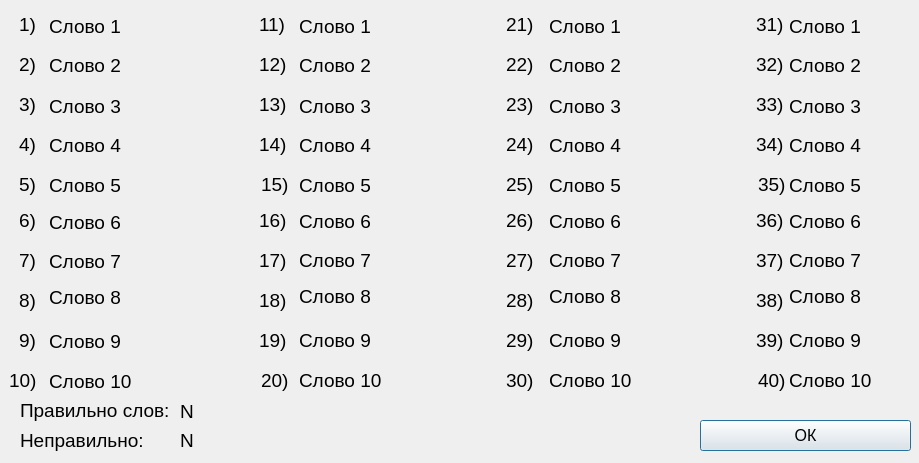
<?xml version="1.0" encoding="UTF-8"?>
<ui version="4.0">
 <class>Answer40Words</class>
 <widget class="QDialog" name="Answer40Words">
  <property name="geometry">
   <rect>
    <x>0</x>
    <y>0</y>
    <width>919</width>
    <height>463</height>
   </rect>
  </property>
  <property name="windowTitle">
   <string>Ответы</string>
  </property>
  <widget class="QLabel" name="word20">
   <property name="geometry">
    <rect>
     <x>299</x>
     <y>360</y>
     <width>201</width>
     <height>41</height>
    </rect>
   </property>
   <property name="font">
    <font>
     <pointsize>14</pointsize>
    </font>
   </property>
   <property name="text">
    <string>Слово 10</string>
   </property>
  </widget>
  <widget class="QLabel" name="label_9">
   <property name="geometry">
    <rect>
     <x>259</x>
     <y>325</y>
     <width>31</width>
     <height>31</height>
    </rect>
   </property>
   <property name="font">
    <font>
     <pointsize>14</pointsize>
    </font>
   </property>
   <property name="text">
    <string>19)</string>
   </property>
  </widget>
  <widget class="QLabel" name="label_5">
   <property name="geometry">
    <rect>
     <x>9</x>
     <y>365</y>
     <width>31</width>
     <height>31</height>
    </rect>
   </property>
   <property name="font">
    <font>
     <pointsize>14</pointsize>
    </font>
   </property>
   <property name="text">
    <string>10)</string>
   </property>
  </widget>
  <widget class="QLabel" name="word17">
   <property name="geometry">
    <rect>
     <x>299</x>
     <y>240</y>
     <width>201</width>
     <height>41</height>
    </rect>
   </property>
   <property name="font">
    <font>
     <pointsize>14</pointsize>
    </font>
   </property>
   <property name="text">
    <string>Слово 7</string>
   </property>
  </widget>
  <widget class="QLabel" name="label_42">
   <property name="geometry">
    <rect>
     <x>756</x>
     <y>49</y>
     <width>31</width>
     <height>31</height>
    </rect>
   </property>
   <property name="font">
    <font>
     <pointsize>14</pointsize>
    </font>
   </property>
   <property name="text">
    <string>32)</string>
   </property>
  </widget>
  <widget class="QLabel" name="word1">
   <property name="geometry">
    <rect>
     <x>49</x>
     <y>6</y>
     <width>201</width>
     <height>41</height>
    </rect>
   </property>
   <property name="font">
    <font>
     <pointsize>14</pointsize>
    </font>
   </property>
   <property name="text">
    <string>Слово 1</string>
   </property>
  </widget>
  <widget class="QLabel" name="word10">
   <property name="geometry">
    <rect>
     <x>49</x>
     <y>361</y>
     <width>201</width>
     <height>41</height>
    </rect>
   </property>
   <property name="font">
    <font>
     <pointsize>14</pointsize>
    </font>
   </property>
   <property name="text">
    <string>Слово 10</string>
   </property>
  </widget>
  <widget class="QLabel" name="word40">
   <property name="geometry">
    <rect>
     <x>789</x>
     <y>360</y>
     <width>201</width>
     <height>41</height>
    </rect>
   </property>
   <property name="font">
    <font>
     <pointsize>14</pointsize>
    </font>
   </property>
   <property name="text">
    <string>Слово 10</string>
   </property>
  </widget>
  <widget class="QLabel" name="label_29">
   <property name="geometry">
    <rect>
     <x>756</x>
     <y>129</y>
     <width>31</width>
     <height>31</height>
    </rect>
   </property>
   <property name="font">
    <font>
     <pointsize>14</pointsize>
    </font>
   </property>
   <property name="text">
    <string>34)</string>
   </property>
  </widget>
  <widget class="QLabel" name="word19">
   <property name="geometry">
    <rect>
     <x>299</x>
     <y>320</y>
     <width>201</width>
     <height>41</height>
    </rect>
   </property>
   <property name="font">
    <font>
     <pointsize>14</pointsize>
    </font>
   </property>
   <property name="text">
    <string>Слово 9</string>
   </property>
  </widget>
  <widget class="QLabel" name="label_4">
   <property name="geometry">
    <rect>
     <x>19</x>
     <y>325</y>
     <width>21</width>
     <height>31</height>
    </rect>
   </property>
   <property name="font">
    <font>
     <pointsize>14</pointsize>
    </font>
   </property>
   <property name="text">
    <string>9)</string>
   </property>
  </widget>
  <widget class="QLabel" name="label_32">
   <property name="geometry">
    <rect>
     <x>506</x>
     <y>169</y>
     <width>31</width>
     <height>31</height>
    </rect>
   </property>
   <property name="font">
    <font>
     <pointsize>14</pointsize>
    </font>
   </property>
   <property name="text">
    <string>25)</string>
   </property>
  </widget>
  <widget class="QLabel" name="label_25">
   <property name="geometry">
    <rect>
     <x>756</x>
     <y>285</y>
     <width>31</width>
     <height>31</height>
    </rect>
   </property>
   <property name="font">
    <font>
     <pointsize>14</pointsize>
    </font>
   </property>
   <property name="text">
    <string>38)</string>
   </property>
  </widget>
  <widget class="QLabel" name="word31">
   <property name="geometry">
    <rect>
     <x>789</x>
     <y>6</y>
     <width>201</width>
     <height>41</height>
    </rect>
   </property>
   <property name="font">
    <font>
     <pointsize>14</pointsize>
    </font>
   </property>
   <property name="text">
    <string>Слово 1</string>
   </property>
  </widget>
  <widget class="QLabel" name="word36">
   <property name="geometry">
    <rect>
     <x>789</x>
     <y>201</y>
     <width>201</width>
     <height>41</height>
    </rect>
   </property>
   <property name="font">
    <font>
     <pointsize>14</pointsize>
    </font>
   </property>
   <property name="text">
    <string>Слово 6</string>
   </property>
  </widget>
  <widget class="QLabel" name="word37">
   <property name="geometry">
    <rect>
     <x>789</x>
     <y>240</y>
     <width>201</width>
     <height>41</height>
    </rect>
   </property>
   <property name="font">
    <font>
     <pointsize>14</pointsize>
    </font>
   </property>
   <property name="text">
    <string>Слово 7</string>
   </property>
  </widget>
  <widget class="QLabel" name="label_3">
   <property name="geometry">
    <rect>
     <x>19</x>
     <y>285</y>
     <width>21</width>
     <height>31</height>
    </rect>
   </property>
   <property name="font">
    <font>
     <pointsize>14</pointsize>
    </font>
   </property>
   <property name="text">
    <string>8)</string>
   </property>
  </widget>
  <widget class="QLabel" name="word4">
   <property name="geometry">
    <rect>
     <x>49</x>
     <y>125</y>
     <width>201</width>
     <height>41</height>
    </rect>
   </property>
   <property name="font">
    <font>
     <pointsize>14</pointsize>
    </font>
   </property>
   <property name="text">
    <string>Слово 4</string>
   </property>
  </widget>
  <widget class="QLabel" name="label_8">
   <property name="geometry">
    <rect>
     <x>259</x>
     <y>285</y>
     <width>31</width>
     <height>31</height>
    </rect>
   </property>
   <property name="font">
    <font>
     <pointsize>14</pointsize>
    </font>
   </property>
   <property name="text">
    <string>18)</string>
   </property>
  </widget>
  <widget class="QLabel" name="word28">
   <property name="geometry">
    <rect>
     <x>549</x>
     <y>271</y>
     <width>201</width>
     <height>51</height>
    </rect>
   </property>
   <property name="font">
    <font>
     <pointsize>14</pointsize>
    </font>
   </property>
   <property name="text">
    <string>Слово 8</string>
   </property>
  </widget>
  <widget class="QLabel" name="word34">
   <property name="geometry">
    <rect>
     <x>789</x>
     <y>125</y>
     <width>201</width>
     <height>41</height>
    </rect>
   </property>
   <property name="font">
    <font>
     <pointsize>14</pointsize>
    </font>
   </property>
   <property name="text">
    <string>Слово 4</string>
   </property>
  </widget>
  <widget class="QLabel" name="label_11">
   <property name="geometry">
    <rect>
     <x>259</x>
     <y>129</y>
     <width>31</width>
     <height>31</height>
    </rect>
   </property>
   <property name="font">
    <font>
     <pointsize>14</pointsize>
    </font>
   </property>
   <property name="text">
    <string>14)</string>
   </property>
  </widget>
  <widget class="QLabel" name="label_39">
   <property name="geometry">
    <rect>
     <x>506</x>
     <y>325</y>
     <width>31</width>
     <height>31</height>
    </rect>
   </property>
   <property name="font">
    <font>
     <pointsize>14</pointsize>
    </font>
   </property>
   <property name="text">
    <string>29)</string>
   </property>
  </widget>
  <widget class="QLabel" name="word25">
   <property name="geometry">
    <rect>
     <x>549</x>
     <y>165</y>
     <width>201</width>
     <height>41</height>
    </rect>
   </property>
   <property name="font">
    <font>
     <pointsize>14</pointsize>
    </font>
   </property>
   <property name="text">
    <string>Слово 5</string>
   </property>
  </widget>
  <widget class="QLabel" name="word23">
   <property name="geometry">
    <rect>
     <x>549</x>
     <y>86</y>
     <width>201</width>
     <height>41</height>
    </rect>
   </property>
   <property name="font">
    <font>
     <pointsize>14</pointsize>
    </font>
   </property>
   <property name="text">
    <string>Слово 3</string>
   </property>
  </widget>
  <widget class="QLabel" name="label_15">
   <property name="geometry">
    <rect>
     <x>259</x>
     <y>9</y>
     <width>31</width>
     <height>31</height>
    </rect>
   </property>
   <property name="font">
    <font>
     <pointsize>14</pointsize>
    </font>
   </property>
   <property name="text">
    <string>11)</string>
   </property>
  </widget>
  <widget class="QLabel" name="label_24">
   <property name="geometry">
    <rect>
     <x>758</x>
     <y>365</y>
     <width>31</width>
     <height>31</height>
    </rect>
   </property>
   <property name="font">
    <font>
     <pointsize>14</pointsize>
    </font>
   </property>
   <property name="text">
    <string>40)</string>
   </property>
  </widget>
  <widget class="QLabel" name="label_16">
   <property name="geometry">
    <rect>
     <x>259</x>
     <y>89</y>
     <width>31</width>
     <height>31</height>
    </rect>
   </property>
   <property name="font">
    <font>
     <pointsize>14</pointsize>
    </font>
   </property>
   <property name="text">
    <string>13)</string>
   </property>
  </widget>
  <widget class="QLabel" name="word26">
   <property name="geometry">
    <rect>
     <x>549</x>
     <y>201</y>
     <width>201</width>
     <height>41</height>
    </rect>
   </property>
   <property name="font">
    <font>
     <pointsize>14</pointsize>
    </font>
   </property>
   <property name="text">
    <string>Слово 6</string>
   </property>
  </widget>
  <widget class="QLabel" name="word38">
   <property name="geometry">
    <rect>
     <x>789</x>
     <y>271</y>
     <width>201</width>
     <height>51</height>
    </rect>
   </property>
   <property name="font">
    <font>
     <pointsize>14</pointsize>
    </font>
   </property>
   <property name="text">
    <string>Слово 8</string>
   </property>
  </widget>
  <widget class="QLabel" name="word11">
   <property name="geometry">
    <rect>
     <x>299</x>
     <y>6</y>
     <width>201</width>
     <height>41</height>
    </rect>
   </property>
   <property name="font">
    <font>
     <pointsize>14</pointsize>
    </font>
   </property>
   <property name="text">
    <string>Слово 1</string>
   </property>
  </widget>
  <widget class="QLabel" name="word5">
   <property name="geometry">
    <rect>
     <x>49</x>
     <y>165</y>
     <width>201</width>
     <height>41</height>
    </rect>
   </property>
   <property name="font">
    <font>
     <pointsize>14</pointsize>
    </font>
   </property>
   <property name="text">
    <string>Слово 5</string>
   </property>
  </widget>
  <widget class="QLabel" name="label_19">
   <property name="geometry">
    <rect>
     <x>19</x>
     <y>89</y>
     <width>21</width>
     <height>31</height>
    </rect>
   </property>
   <property name="font">
    <font>
     <pointsize>14</pointsize>
    </font>
   </property>
   <property name="text">
    <string>3)</string>
   </property>
  </widget>
  <widget class="QLabel" name="word24">
   <property name="geometry">
    <rect>
     <x>549</x>
     <y>125</y>
     <width>201</width>
     <height>41</height>
    </rect>
   </property>
   <property name="font">
    <font>
     <pointsize>14</pointsize>
    </font>
   </property>
   <property name="text">
    <string>Слово 4</string>
   </property>
  </widget>
  <widget class="QLabel" name="label_14">
   <property name="geometry">
    <rect>
     <x>261</x>
     <y>169</y>
     <width>31</width>
     <height>31</height>
    </rect>
   </property>
   <property name="font">
    <font>
     <pointsize>14</pointsize>
    </font>
   </property>
   <property name="text">
    <string>15)</string>
   </property>
  </widget>
  <widget class="QLabel" name="word13">
   <property name="geometry">
    <rect>
     <x>299</x>
     <y>86</y>
     <width>201</width>
     <height>41</height>
    </rect>
   </property>
   <property name="font">
    <font>
     <pointsize>14</pointsize>
    </font>
   </property>
   <property name="text">
    <string>Слово 3</string>
   </property>
  </widget>
  <widget class="QLabel" name="label_37">
   <property name="geometry">
    <rect>
     <x>506</x>
     <y>205</y>
     <width>31</width>
     <height>31</height>
    </rect>
   </property>
   <property name="font">
    <font>
     <pointsize>14</pointsize>
    </font>
   </property>
   <property name="text">
    <string>26)</string>
   </property>
  </widget>
  <widget class="QLabel" name="word12">
   <property name="geometry">
    <rect>
     <x>299</x>
     <y>45</y>
     <width>201</width>
     <height>41</height>
    </rect>
   </property>
   <property name="font">
    <font>
     <pointsize>14</pointsize>
    </font>
   </property>
   <property name="text">
    <string>Слово 2</string>
   </property>
  </widget>
  <widget class="QLabel" name="word15">
   <property name="geometry">
    <rect>
     <x>299</x>
     <y>165</y>
     <width>201</width>
     <height>41</height>
    </rect>
   </property>
   <property name="font">
    <font>
     <pointsize>14</pointsize>
    </font>
   </property>
   <property name="text">
    <string>Слово 5</string>
   </property>
  </widget>
  <widget class="QLabel" name="label_31">
   <property name="geometry">
    <rect>
     <x>506</x>
     <y>365</y>
     <width>31</width>
     <height>31</height>
    </rect>
   </property>
   <property name="font">
    <font>
     <pointsize>14</pointsize>
    </font>
   </property>
   <property name="text">
    <string>30)</string>
   </property>
  </widget>
  <widget class="QLabel" name="label_7">
   <property name="geometry">
    <rect>
     <x>259</x>
     <y>245</y>
     <width>31</width>
     <height>31</height>
    </rect>
   </property>
   <property name="font">
    <font>
     <pointsize>14</pointsize>
    </font>
   </property>
   <property name="text">
    <string>17)</string>
   </property>
  </widget>
  <widget class="QLabel" name="word6">
   <property name="geometry">
    <rect>
     <x>49</x>
     <y>202</y>
     <width>201</width>
     <height>41</height>
    </rect>
   </property>
   <property name="font">
    <font>
     <pointsize>14</pointsize>
    </font>
   </property>
   <property name="text">
    <string>Слово 6</string>
   </property>
  </widget>
  <widget class="QLabel" name="word7">
   <property name="geometry">
    <rect>
     <x>49</x>
     <y>241</y>
     <width>201</width>
     <height>41</height>
    </rect>
   </property>
   <property name="font">
    <font>
     <pointsize>14</pointsize>
    </font>
   </property>
   <property name="text">
    <string>Слово 7</string>
   </property>
  </widget>
  <widget class="QLabel" name="label_17">
   <property name="geometry">
    <rect>
     <x>19</x>
     <y>9</y>
     <width>21</width>
     <height>31</height>
    </rect>
   </property>
   <property name="font">
    <font>
     <pointsize>14</pointsize>
    </font>
   </property>
   <property name="text">
    <string>1)</string>
   </property>
  </widget>
  <widget class="QLabel" name="word2">
   <property name="geometry">
    <rect>
     <x>49</x>
     <y>45</y>
     <width>201</width>
     <height>41</height>
    </rect>
   </property>
   <property name="font">
    <font>
     <pointsize>14</pointsize>
    </font>
   </property>
   <property name="text">
    <string>Слово 2</string>
   </property>
  </widget>
  <widget class="QLabel" name="word35">
   <property name="geometry">
    <rect>
     <x>789</x>
     <y>165</y>
     <width>201</width>
     <height>41</height>
    </rect>
   </property>
   <property name="font">
    <font>
     <pointsize>14</pointsize>
    </font>
   </property>
   <property name="text">
    <string>Слово 5</string>
   </property>
  </widget>
  <widget class="QLabel" name="word16">
   <property name="geometry">
    <rect>
     <x>299</x>
     <y>201</y>
     <width>201</width>
     <height>41</height>
    </rect>
   </property>
   <property name="font">
    <font>
     <pointsize>14</pointsize>
    </font>
   </property>
   <property name="text">
    <string>Слово 6</string>
   </property>
  </widget>
  <widget class="QLabel" name="label_36">
   <property name="geometry">
    <rect>
     <x>506</x>
     <y>89</y>
     <width>31</width>
     <height>31</height>
    </rect>
   </property>
   <property name="font">
    <font>
     <pointsize>14</pointsize>
    </font>
   </property>
   <property name="text">
    <string>23)</string>
   </property>
  </widget>
  <widget class="QLabel" name="label_35">
   <property name="geometry">
    <rect>
     <x>756</x>
     <y>205</y>
     <width>31</width>
     <height>31</height>
    </rect>
   </property>
   <property name="font">
    <font>
     <pointsize>14</pointsize>
    </font>
   </property>
   <property name="text">
    <string>36)</string>
   </property>
  </widget>
  <widget class="QLabel" name="label_18">
   <property name="geometry">
    <rect>
     <x>19</x>
     <y>129</y>
     <width>21</width>
     <height>31</height>
    </rect>
   </property>
   <property name="font">
    <font>
     <pointsize>14</pointsize>
    </font>
   </property>
   <property name="text">
    <string>4)</string>
   </property>
  </widget>
  <widget class="QLabel" name="label_6">
   <property name="geometry">
    <rect>
     <x>259</x>
     <y>205</y>
     <width>31</width>
     <height>31</height>
    </rect>
   </property>
   <property name="font">
    <font>
     <pointsize>14</pointsize>
    </font>
   </property>
   <property name="text">
    <string>16)</string>
   </property>
  </widget>
  <widget class="QLabel" name="label_12">
   <property name="geometry">
    <rect>
     <x>19</x>
     <y>49</y>
     <width>21</width>
     <height>31</height>
    </rect>
   </property>
   <property name="font">
    <font>
     <pointsize>14</pointsize>
    </font>
   </property>
   <property name="text">
    <string>2)</string>
   </property>
  </widget>
  <widget class="QLabel" name="label_33">
   <property name="geometry">
    <rect>
     <x>506</x>
     <y>49</y>
     <width>31</width>
     <height>31</height>
    </rect>
   </property>
   <property name="font">
    <font>
     <pointsize>14</pointsize>
    </font>
   </property>
   <property name="text">
    <string>22)</string>
   </property>
  </widget>
  <widget class="QLabel" name="label_20">
   <property name="geometry">
    <rect>
     <x>259</x>
     <y>49</y>
     <width>31</width>
     <height>31</height>
    </rect>
   </property>
   <property name="font">
    <font>
     <pointsize>14</pointsize>
    </font>
   </property>
   <property name="text">
    <string>12)</string>
   </property>
  </widget>
  <widget class="QLabel" name="label_41">
   <property name="geometry">
    <rect>
     <x>756</x>
     <y>245</y>
     <width>31</width>
     <height>31</height>
    </rect>
   </property>
   <property name="font">
    <font>
     <pointsize>14</pointsize>
    </font>
   </property>
   <property name="text">
    <string>37)</string>
   </property>
  </widget>
  <widget class="QLabel" name="word29">
   <property name="geometry">
    <rect>
     <x>549</x>
     <y>320</y>
     <width>201</width>
     <height>41</height>
    </rect>
   </property>
   <property name="font">
    <font>
     <pointsize>14</pointsize>
    </font>
   </property>
   <property name="text">
    <string>Слово 9</string>
   </property>
  </widget>
  <widget class="QLabel" name="word21">
   <property name="geometry">
    <rect>
     <x>549</x>
     <y>6</y>
     <width>201</width>
     <height>41</height>
    </rect>
   </property>
   <property name="font">
    <font>
     <pointsize>14</pointsize>
    </font>
   </property>
   <property name="text">
    <string>Слово 1</string>
   </property>
  </widget>
  <widget class="QLabel" name="label_40">
   <property name="geometry">
    <rect>
     <x>756</x>
     <y>9</y>
     <width>31</width>
     <height>31</height>
    </rect>
   </property>
   <property name="font">
    <font>
     <pointsize>14</pointsize>
    </font>
   </property>
   <property name="text">
    <string>31)</string>
   </property>
  </widget>
  <widget class="QLabel" name="label_28">
   <property name="geometry">
    <rect>
     <x>756</x>
     <y>325</y>
     <width>31</width>
     <height>31</height>
    </rect>
   </property>
   <property name="font">
    <font>
     <pointsize>14</pointsize>
    </font>
   </property>
   <property name="text">
    <string>39)</string>
   </property>
  </widget>
  <widget class="QLabel" name="label_2">
   <property name="geometry">
    <rect>
     <x>19</x>
     <y>245</y>
     <width>21</width>
     <height>31</height>
    </rect>
   </property>
   <property name="font">
    <font>
     <pointsize>14</pointsize>
    </font>
   </property>
   <property name="text">
    <string>7)</string>
   </property>
  </widget>
  <widget class="QLabel" name="label_43">
   <property name="geometry">
    <rect>
     <x>506</x>
     <y>129</y>
     <width>31</width>
     <height>31</height>
    </rect>
   </property>
   <property name="font">
    <font>
     <pointsize>14</pointsize>
    </font>
   </property>
   <property name="text">
    <string>24)</string>
   </property>
  </widget>
  <widget class="QLabel" name="word33">
   <property name="geometry">
    <rect>
     <x>789</x>
     <y>86</y>
     <width>201</width>
     <height>41</height>
    </rect>
   </property>
   <property name="font">
    <font>
     <pointsize>14</pointsize>
    </font>
   </property>
   <property name="text">
    <string>Слово 3</string>
   </property>
  </widget>
  <widget class="QLabel" name="label_26">
   <property name="geometry">
    <rect>
     <x>506</x>
     <y>245</y>
     <width>31</width>
     <height>31</height>
    </rect>
   </property>
   <property name="font">
    <font>
     <pointsize>14</pointsize>
    </font>
   </property>
   <property name="text">
    <string>27)</string>
   </property>
  </widget>
  <widget class="QLabel" name="word22">
   <property name="geometry">
    <rect>
     <x>549</x>
     <y>45</y>
     <width>201</width>
     <height>41</height>
    </rect>
   </property>
   <property name="font">
    <font>
     <pointsize>14</pointsize>
    </font>
   </property>
   <property name="text">
    <string>Слово 2</string>
   </property>
  </widget>
  <widget class="QLabel" name="word18">
   <property name="geometry">
    <rect>
     <x>299</x>
     <y>271</y>
     <width>201</width>
     <height>51</height>
    </rect>
   </property>
   <property name="font">
    <font>
     <pointsize>14</pointsize>
    </font>
   </property>
   <property name="text">
    <string>Слово 8</string>
   </property>
  </widget>
  <widget class="QLabel" name="word27">
   <property name="geometry">
    <rect>
     <x>549</x>
     <y>240</y>
     <width>201</width>
     <height>41</height>
    </rect>
   </property>
   <property name="font">
    <font>
     <pointsize>14</pointsize>
    </font>
   </property>
   <property name="text">
    <string>Слово 7</string>
   </property>
  </widget>
  <widget class="QLabel" name="label_10">
   <property name="geometry">
    <rect>
     <x>261</x>
     <y>365</y>
     <width>31</width>
     <height>31</height>
    </rect>
   </property>
   <property name="font">
    <font>
     <pointsize>14</pointsize>
    </font>
   </property>
   <property name="text">
    <string>20)</string>
   </property>
  </widget>
  <widget class="QLabel" name="word30">
   <property name="geometry">
    <rect>
     <x>549</x>
     <y>360</y>
     <width>201</width>
     <height>41</height>
    </rect>
   </property>
   <property name="font">
    <font>
     <pointsize>14</pointsize>
    </font>
   </property>
   <property name="text">
    <string>Слово 10</string>
   </property>
  </widget>
  <widget class="QLabel" name="label_38">
   <property name="geometry">
    <rect>
     <x>506</x>
     <y>9</y>
     <width>31</width>
     <height>31</height>
    </rect>
   </property>
   <property name="font">
    <font>
     <pointsize>14</pointsize>
    </font>
   </property>
   <property name="text">
    <string>21)</string>
   </property>
  </widget>
  <widget class="QLabel" name="word14">
   <property name="geometry">
    <rect>
     <x>299</x>
     <y>125</y>
     <width>201</width>
     <height>41</height>
    </rect>
   </property>
   <property name="font">
    <font>
     <pointsize>14</pointsize>
    </font>
   </property>
   <property name="text">
    <string>Слово 4</string>
   </property>
  </widget>
  <widget class="QLabel" name="label_1">
   <property name="geometry">
    <rect>
     <x>19</x>
     <y>205</y>
     <width>21</width>
     <height>31</height>
    </rect>
   </property>
   <property name="font">
    <font>
     <pointsize>14</pointsize>
    </font>
   </property>
   <property name="text">
    <string>6)</string>
   </property>
  </widget>
  <widget class="QLabel" name="word9">
   <property name="geometry">
    <rect>
     <x>49</x>
     <y>321</y>
     <width>201</width>
     <height>41</height>
    </rect>
   </property>
   <property name="font">
    <font>
     <pointsize>14</pointsize>
    </font>
   </property>
   <property name="text">
    <string>Слово 9</string>
   </property>
  </widget>
  <widget class="QLabel" name="word3">
   <property name="geometry">
    <rect>
     <x>49</x>
     <y>86</y>
     <width>201</width>
     <height>41</height>
    </rect>
   </property>
   <property name="font">
    <font>
     <pointsize>14</pointsize>
    </font>
   </property>
   <property name="text">
    <string>Слово 3</string>
   </property>
  </widget>
  <widget class="QLabel" name="label_13">
   <property name="geometry">
    <rect>
     <x>19</x>
     <y>169</y>
     <width>21</width>
     <height>31</height>
    </rect>
   </property>
   <property name="font">
    <font>
     <pointsize>14</pointsize>
    </font>
   </property>
   <property name="text">
    <string>5)</string>
   </property>
  </widget>
  <widget class="QLabel" name="word32">
   <property name="geometry">
    <rect>
     <x>789</x>
     <y>45</y>
     <width>201</width>
     <height>41</height>
    </rect>
   </property>
   <property name="font">
    <font>
     <pointsize>14</pointsize>
    </font>
   </property>
   <property name="text">
    <string>Слово 2</string>
   </property>
  </widget>
  <widget class="QLabel" name="label_34">
   <property name="geometry">
    <rect>
     <x>506</x>
     <y>285</y>
     <width>31</width>
     <height>31</height>
    </rect>
   </property>
   <property name="font">
    <font>
     <pointsize>14</pointsize>
    </font>
   </property>
   <property name="text">
    <string>28)</string>
   </property>
  </widget>
  <widget class="QLabel" name="label_30">
   <property name="geometry">
    <rect>
     <x>758</x>
     <y>169</y>
     <width>31</width>
     <height>31</height>
    </rect>
   </property>
   <property name="font">
    <font>
     <pointsize>14</pointsize>
    </font>
   </property>
   <property name="text">
    <string>35)</string>
   </property>
  </widget>
  <widget class="QLabel" name="word39">
   <property name="geometry">
    <rect>
     <x>789</x>
     <y>320</y>
     <width>201</width>
     <height>41</height>
    </rect>
   </property>
   <property name="font">
    <font>
     <pointsize>14</pointsize>
    </font>
   </property>
   <property name="text">
    <string>Слово 9</string>
   </property>
  </widget>
  <widget class="QLabel" name="word8">
   <property name="geometry">
    <rect>
     <x>49</x>
     <y>272</y>
     <width>201</width>
     <height>51</height>
    </rect>
   </property>
   <property name="font">
    <font>
     <pointsize>14</pointsize>
    </font>
   </property>
   <property name="text">
    <string>Слово 8</string>
   </property>
  </widget>
  <widget class="QLabel" name="label_27">
   <property name="geometry">
    <rect>
     <x>756</x>
     <y>89</y>
     <width>31</width>
     <height>31</height>
    </rect>
   </property>
   <property name="font">
    <font>
     <pointsize>14</pointsize>
    </font>
   </property>
   <property name="text">
    <string>33)</string>
   </property>
  </widget>
  <widget class="QLabel" name="label_21">
   <property name="geometry">
    <rect>
     <x>180</x>
     <y>430</y>
     <width>91</width>
     <height>21</height>
    </rect>
   </property>
   <property name="font">
    <font>
     <pointsize>14</pointsize>
    </font>
   </property>
   <property name="text">
    <string>N</string>
   </property>
  </widget>
  <widget class="QLabel" name="label_22">
   <property name="geometry">
    <rect>
     <x>20</x>
     <y>430</y>
     <width>151</width>
     <height>21</height>
    </rect>
   </property>
   <property name="font">
    <font>
     <pointsize>14</pointsize>
    </font>
   </property>
   <property name="text">
    <string>Неправильно:</string>
   </property>
  </widget>
  <widget class="QPushButton" name="pushButton">
   <property name="geometry">
    <rect>
     <x>700</x>
     <y>420</y>
     <width>211</width>
     <height>31</height>
    </rect>
   </property>
   <property name="font">
    <font>
     <pointsize>12</pointsize>
    </font>
   </property>
   <property name="text">
    <string>ОК</string>
   </property>
  </widget>
  <widget class="QLabel" name="label">
   <property name="geometry">
    <rect>
     <x>20</x>
     <y>400</y>
     <width>151</width>
     <height>21</height>
    </rect>
   </property>
   <property name="font">
    <font>
     <pointsize>14</pointsize>
    </font>
   </property>
   <property name="text">
    <string>Правильно слов:</string>
   </property>
  </widget>
  <widget class="QLabel" name="label_23">
   <property name="geometry">
    <rect>
     <x>180</x>
     <y>401</y>
     <width>91</width>
     <height>21</height>
    </rect>
   </property>
   <property name="font">
    <font>
     <pointsize>14</pointsize>
    </font>
   </property>
   <property name="text">
    <string>N</string>
   </property>
  </widget>
 </widget>
 <resources/>
 <connections/>
</ui>
